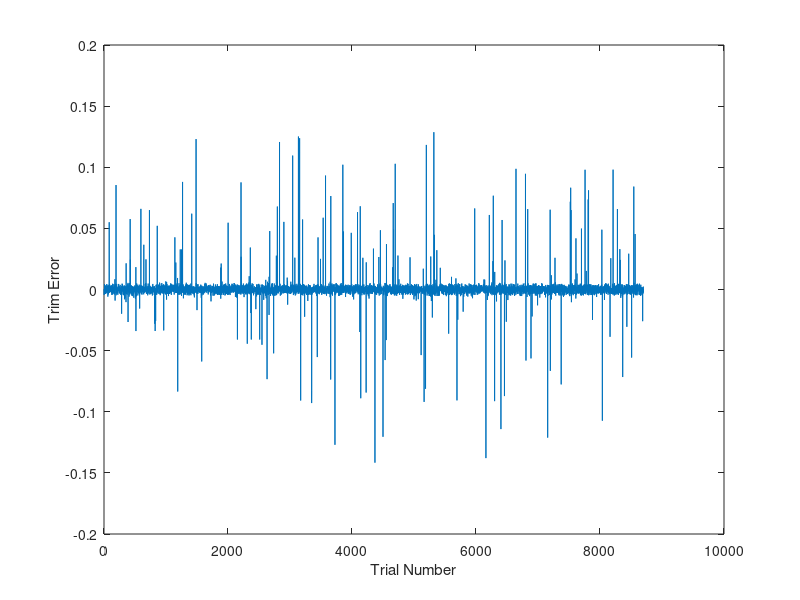
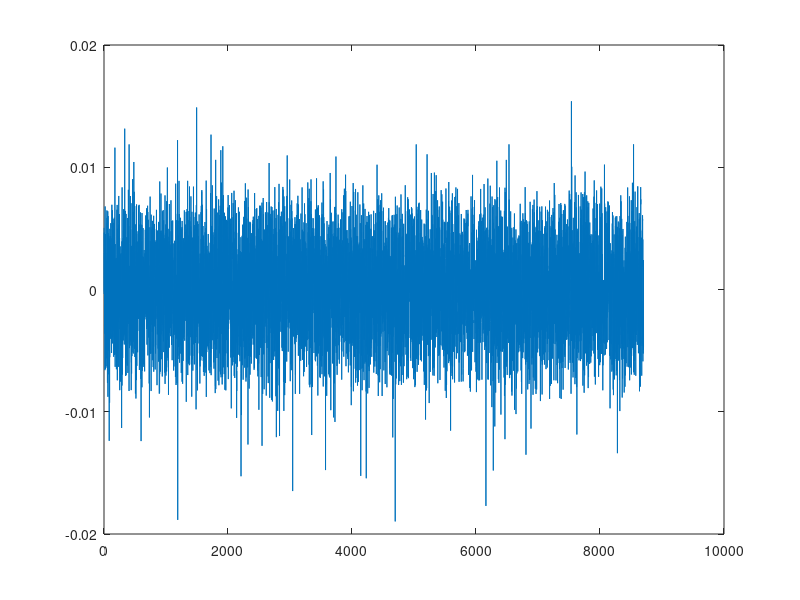

These figures' MATLAB source, in order:
clear

baseline = 6;   % Baseline in inches is the distance between the wheels

smallest_interval = 1/8; % Smallest measuring unit is one millimeter
% smallest_interval = 1/16;   % Smallest measuring unit is 1/16 inch

% gain_actual = 1.0042;
% trim_actual = .0133;

for j = 1:10000
gain_actual = .5 + rand();
trim_actual = -.15 + .3*rand();
% gain_actual = .5;
% trim_actual = -.2;

% Always start assuming perfect calibration
gain = 1;
trim = 0;

v_target = 1;
omega_target = 0;

i = 1;
% while abs(trim_actual - trim)>1e-6 && abs(gain_actual - gain)>1e-5
while i<100
% fprintf('---------------------------------\nIteration %.0f\n',i)
% fprintf('Guess Gain: %.4f\nGuess Trim: %.4f\n\n',gain,trim)
    
% Relationship between voltage, linear velocity, and angular velocity
% voltage_right = (gain + trim)*(v + omega*.5*baseline)
% voltage_left = (gain - trim)*(v - omega*.5*baseline)

% Guess the correct voltage
voltage_right = (gain + trim)*(v_target + omega_target*.5*baseline);
voltage_left = (gain - trim)*(v_target - omega_target*.5*baseline);

% Calculate actual result of these voltages
omega_actual = (voltage_left/(gain_actual - trim_actual) - ...
    voltage_right/(gain_actual + trim_actual))/baseline;

v_actual = (voltage_left/(gain_actual - trim_actual) + ...
    voltage_right/(gain_actual + trim_actual))/2;

% Drive for dt seconds
dt = 10;

% Actual results of driving
if omega_actual ~= 0
    endpos = v_actual*[sin(omega_actual*dt); ...
        cos(omega_actual*dt)-1]/omega_actual; 
else
    endpos = v_actual*dt*[1; 0];
end

% Introduce measurement noise then round off
if abs(endpos(2)) > smallest_interval
    endpos_guess = round((endpos - (smallest_interval/2 - ...
        smallest_interval*rand(2,1)))/smallest_interval)*smallest_interval;
else
    endpos_guess = round(endpos/smallest_interval)*smallest_interval;
end
% fprintf('endpos guess: %.4f %.4f\nendpos actual: %.4f %.4f\n',endpos_guess(1),endpos_guess(2),endpos(1),endpos(2))

% Calculate guesses for v_actual and omega_actual
omega_guess = -1/dt*asin(2*endpos_guess(1)*endpos_guess(2)/(endpos_guess(1)^2+endpos_guess(2)^2));

if omega_guess ~= 0
    v_guess = omega_guess*(endpos_guess(1)^2+endpos_guess(2)^2)/(-2*endpos_guess(2));
else
    v_guess = endpos_guess(1)/dt;
end

% fprintf('Velocity Error: %.4f\nOmega Error: %.4f\n',...
%     v_guess-v_actual,omega_guess-omega_actual)

% Use these to guess gain and trim
gain_guess = .5*(voltage_right/(v_guess + .5*omega_guess*baseline) + ...
    voltage_left/(v_guess - .5*omega_guess*baseline));

trim_guess = -.5*(voltage_right/(v_guess + .5*omega_guess*baseline) - ...
    voltage_left/(v_guess - .5*omega_guess*baseline));

if sign(trim) ~= sign(trim_guess) && trim ~= 0
    trim_guess = -trim_guess;
end

gain_error = gain_guess - gain_actual;
trim_error = trim_guess - trim_actual;

% fprintf('Gain Error: %.4f\nTrim Error: %.4f\n',gain_error,trim_error)
% fprintf('\n')

gain = gain_guess;
trim = trim_guess;

if omega_guess == 0
    break
end

i = i + 1;
end

trim_error_log(j) = trim_error;
gain_error_log(j) = gain_error;
iterations_log(j) = i;
actual_trim_log(j) = trim_actual;
actual_gain_log(j) = gain_actual;
end

ind = abs(trim_error_log)<1;
fprintf('\nPercentage of failed trials:      %.1f%%\n',100*sum(1-ind)/numel(ind))

figure
plot(trim_error_log(ind))
xlabel('Trial Number')
ylabel('Trim Error')
figure
xlabel('Trial Number')
ylabel('Trim Error')
plot(gain_error_log(ind))

fprintf('Mean and Stdev of Trim Error:     %.7f    %.7f\n',mean(trim_error_log(ind)),std(trim_error_log(ind)))
fprintf('log10(Min) and Max of Trim Error: %.7f    %.7f\n',log10(min(abs(trim_error_log(ind)))),max(abs(trim_error_log(ind))))
fprintf('Mean and Stdev of Gain Error:     %.7f    %.7f\n',mean(gain_error_log(ind)),std(gain_error_log(ind)))
fprintf('log10(Min) and Max of Gain Error: %.7f    %.7f\n',log10(min(abs(gain_error_log(ind)))),max(abs(gain_error_log(ind))))

